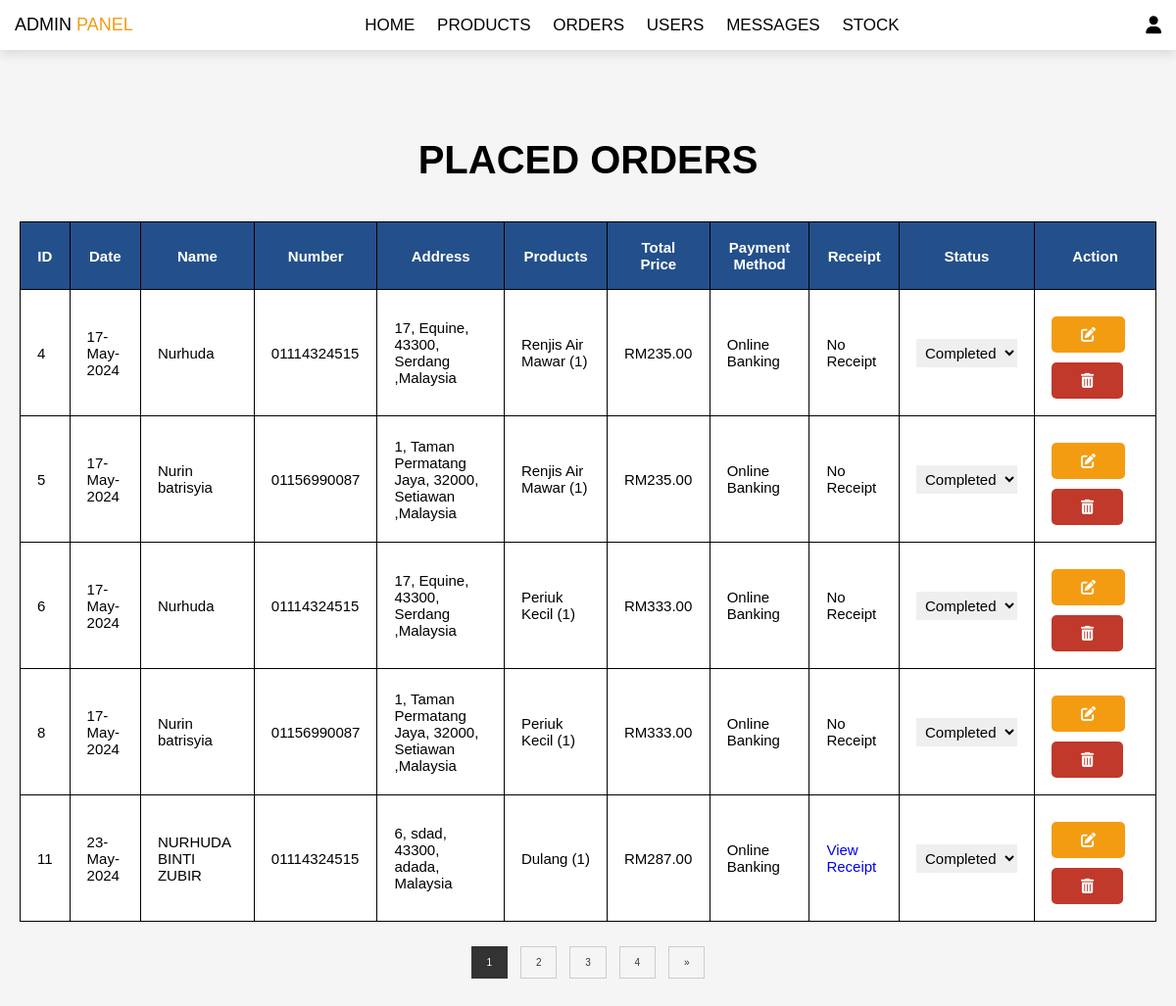
Screenshot of /adminOrder.php (signed in) with the database file from the repository.
### tables this page shows
CREATE TABLE `touristorder` (
  `id` int(11) NOT NULL,
  `touristID` int(11) NOT NULL,
  `fullname` varchar(100) NOT NULL,
  `phonenumber` varchar(12) NOT NULL,
  `email` varchar(100) NOT NULL,
  `method` varchar(40) NOT NULL,
  `address` varchar(100) NOT NULL,
  `total_product` varchar(255) NOT NULL,
  `total_price` decimal(10,2) NOT NULL,
  `placed_on` varchar(25) NOT NULL,
  `payment_status` varchar(20) NOT NULL DEFAULT 'Pending',
  `receipt` varchar(255) DEFAULT NULL
);

### adminOrder.php (the view, shortened to what this page needs)
<?php
include 'config.php';
$orders_per_page = 5;
$page = isset($_GET['page']) ? (int)$_GET['page'] : 1;
$start_from = ($page - 1) * $orders_per_page;
$total_orders_query = mysqli_query($conn, "SELECT COUNT(*) AS total FROM `touristorder`") or die('query failed');
$total_orders = mysqli_fetch_assoc($total_orders_query)['total'];
$total_pages = ceil($total_orders / $orders_per_page);
$select_orders = mysqli_query($conn, "SELECT * FROM `touristorder` LIMIT $start_from, $orders_per_page") or die('query failed');
?>
<!DOCTYPE html>
<html lang="en">
<head>
    <link rel="stylesheet" href="https://cdnjs.cloudflare.com/ajax/libs/font-awesome/6.5.1/css/all.min.css">
    <link rel="stylesheet" href="css/admin.css">
</head>
<body>
<?php include 'adminHeader.php'; ?>
<section class="orders">
    <h1 class="title">Placed Orders</h1>
    <div class="table-container">
        <table>
            <thead>
                <tr>
                    <th>ID</th>
                    <th>Date</th>
                    <th>Name</th>
                    <th>Number</th>
                    <th>Address</th>
                    <th>Products</th>
                    <th>Total Price</th>
                    <th>Payment Method</th>
                    <th>Receipt</th>
                    <th>Status</th>
                    <th>Action</th>
                </tr>
            </thead>
            <tbody>
                <?php
                if (mysqli_num_rows($select_orders) > 0) {
                    while ($fetch_orders = mysqli_fetch_assoc($select_orders)) {
                ?>
                <tr>
                    <td><?php echo $fetch_orders['id']; ?></td>
                    <td><?php echo $fetch_orders['placed_on']; ?></td>
                    <td><?php echo $fetch_orders['fullname']; ?></td>
                    <td><?php echo $fetch_orders['phonenumber']; ?></td>
                    <td><?php echo $fetch_orders['address']; ?></td>
                    <td><?php echo $fetch_orders['total_product']; ?></td>
                    <td>RM<?php echo $fetch_orders['total_price']; ?></td>
                    <td><?php echo $fetch_orders['method']; ?></td>
                    <td>
                        <?php
                        if (!empty($fetch_orders['receipt'])) {
                            echo '<a href="' . $fetch_orders['receipt'] . '" target="_blank">View Receipt</a>';
                        } else {
                            echo 'No Receipt';
                        }
                        ?>
                    </td>
                    <td>
                        <form action="" method="post">
                            <select name="update_payment">
                                <option value="<?php echo $fetch_orders['payment_status']; ?>" selected disabled><?php echo $fetch_orders['payment_status']; ?></option>
                            </select>
                    </td>
                    <td>
                        <div class="action-buttons">
                            <button type="submit" name="update_order" class="option-btn">
                                <i class="fas fa-edit"></i>
                            </button>
                        <a href="adminOrder.php?delete=<?php echo $fetch_orders['id']; ?>" onclick="return confirm('Delete this order?');" class="delete-btn">
                            <i class="fas fa-trash-alt"></i>
                        </a>
                    </div>
                    </td>
                </tr>
                <?php
                    }
                } else {
                    echo '<tr><td colspan="12" class="empty">No orders placed yet!</td></tr>';
                }
                ?>
            </tbody>
        </table>
    </div>
    <div class="pagination">
        <?php for ($i = 1; $i <= $total_pages; $i++): ?>
            <a href="adminOrder.php?page=<?php echo $i; ?>" class="<?php if ($page == $i) echo 'active'; ?>"><?php echo $i; ?></a>
        <?php endfor; ?>
        <?php if ($page < $total_pages): ?>
            <a href="adminOrder.php?page=<?php echo $page + 1; ?>">&raquo;</a>
        <?php endif; ?>
    </div>
</section>
</body>
</html>

### css/admin.css (style rules this page uses)
:root { --blue:#23508b; --red:#c0392b; --orange:#f39c12; --black:#000; --white:#fff; --light-color:#666; --light-white:#ccc; --light-bg:#f5f5f5; --border:.1rem solid var(--black); --box-shadow:0 .5rem 1rem rgba(0,0,0,.1); }
* { font-family: 'Rubik', sans-serif; margin:0; padding:0; box-sizing: border-box; outline: none; border:none; text-decoration: none; transition:all .2s linear; }
html { font-size: 62.5%; overflow-x: hidden; }
body { background-color: var(--light-bg); }
section { padding: 3rem 2rem; }
.title { text-align: center; margin-top: 6rem; margin-bottom: 4rem; text-transform: uppercase; color:var(--black); font-size: 4rem; }
.btn, .option-btn, .delete-btn, .white-btn { display: inline-block; margin-top: 1rem; padding:1rem 3rem; cursor: pointer; color:var(--white); font-size: 1.5rem; border-radius: .5rem; text-transform: capitalize; }
.option-btn { background-color: var(--orange); }
.delete-btn { background-color: var(--red); }
.orders .table-container { max-width: 1200px; margin: 0 auto; }
.orders table { width: 100%; border-collapse: collapse; }
.orders table th, .orders table td { padding: 1.7rem; border: var(--border); background-color: var(--white); color: var(--black); font-size: 1.5rem; }
.orders table th { background-color: var(--blue); color: var(--white); }
.orders table tr:nth-child(even) { background-color: var(--light-gray); }
.orders table select { font-size: 1.5rem; padding: 0.5rem; }
.orders table .delete-btn, .orders table .update-btn { display: inline-block; margin-right: 10px; }
.orders table .action-buttons { justify-content: space-between; align-items: center; }
.orders table .action-buttons form, .orders table .action-buttons a { flex: 1; }

### adminOrder.php (style rules this page uses)
.pagination { text-align: center; margin: 20px 0; }
.pagination a { padding: 10px 15px; margin: 5px; border: 1px solid #ccc; text-decoration: none; color: #333; display: inline-block; }
.pagination a.active { background-color: #333; color: #fff; border-color: #333; }

### rows the page displays
touristorder: id "4", placed_on "17-May-2024", fullname "Nurhuda", phonenumber "01114324515", address "17, Equine, 43300, Serdang ,Malaysia", total_product "Renjis Air Mawar (1)", total_price "235.00", method "Online Banking", shows "No Receipt", update_payment "Completed"
touristorder: id "5", placed_on "17-May-2024", fullname "Nurin batrisyia", phonenumber "01156990087", address "1, Taman Permatang Jaya, 32000, Setiawan ,Malaysia", total_product "Renjis Air Mawar (1)", total_price "235.00", method "Online Banking", shows "No Receipt", update_payment "Completed"
touristorder: id "6", placed_on "17-May-2024", fullname "Nurhuda", phonenumber "01114324515", address "17, Equine, 43300, Serdang ,Malaysia", total_product "Periuk Kecil (1)", total_price "333.00", method "Online Banking", shows "No Receipt", update_payment "Completed"
touristorder: id "8", placed_on "17-May-2024", fullname "Nurin batrisyia", phonenumber "01156990087", address "1, Taman Permatang Jaya, 32000, Setiawan ,Malaysia", total_product "Periuk Kecil (1)", total_price "333.00", method "Online Banking", shows "No Receipt", update_payment "Completed"
touristorder: id "11", placed_on "23-May-2024", fullname "NURHUDA BINTI ZUBIR", phonenumber "01114324515", address "6, sdad, 43300, adada, Malaysia", total_product "Dulang (1)", total_price "287.00", method "Online Banking", update_payment "Completed"
